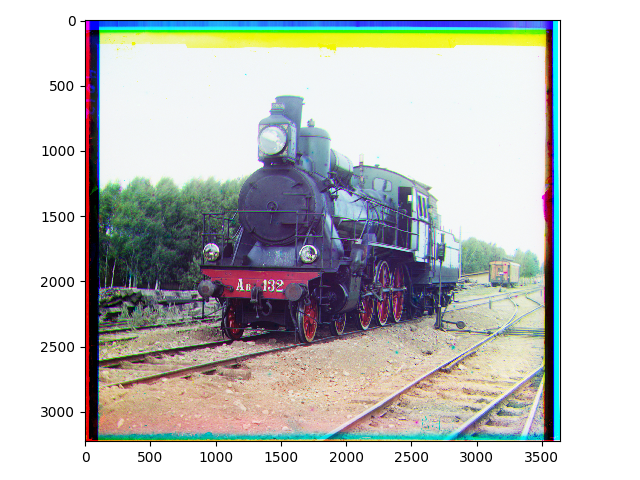
#> input picture project1/result/cv2/train.png, 640 x 480 px, given in place of train.tif, which was not available
$ python cv2.py
#> lines starting #> are read from the running program, lines starting #| are printed output that depends on the picture; after the words box and inside, x2 and y2 are one past the last pixel; in counts of white or black regions, pixels touching at a corner belong together; pictures that were not available may be replaced by others from this repository, and a replacement may not be noted
import numpy as np
import skimage as sk
import cv2
import skimage.io as skio
from time import time
from numba import njit, prange
def remove_border(image):
    """
    去除图像中的边框

    参数:
    image: 输入图像矩阵 (numpy array)

    返回:
    cropped_image: 去除边框后的图像矩阵 (numpy array)
    """
    image = np.uint8(image * 255)
    # 提取蓝色通道
    blue_channel = image[:, :, 0]

    # 应用自适应阈值处理
    binary = cv2.adaptiveThreshold(blue_channel, 255, cv2.ADAPTIVE_THRESH_GAUSSIAN_C, cv2.THRESH_BINARY, 11, 2)

    # 反转二值图像
    binary = cv2.bitwise_not(binary)

    # 膨胀操作，填补边框中的小孔洞
    kernel = np.ones((5, 5), np.uint8)
    binary = cv2.dilate(binary, kernel, iterations=1)

    # 查找轮廓
    contours, _ = cv2.findContours(binary, cv2.RETR_EXTERNAL, cv2.CHAIN_APPROX_SIMPLE)

    # 找到最大的轮廓
    max_contour = max(contours, key=cv2.contourArea)

    # 获取边界框
    x, y, w, h = cv2.boundingRect(max_contour)

    # 裁剪图像
    cropped_image = image[y:y+h, x:x+w]

    return cropped_image

imname = 'F:/UCB/CS180/project1/data/train.tif'
im = skio.imread(imname)
#> im is the input picture: shape (480, 640, 4); mean R, G, B, A 194.1, 196.1, 194, 255
im = sk.img_as_float(im)
height = np.floor(im.shape[0] / 3.0).astype(np.int64)
#> height = 160
b = im[:height]
g = im[height: 2*height]
r = im[2*height: 3*height]

b = b / np.max(b)
g = g / np.max(g)
r = r / np.max(r)

# Align the images
def align(im1, ref):
    # Normalize images to the range [0, 255]
    im1_n = (255 * (im1 - np.min(im1)) / (np.max(im1) - np.min(im1))).astype(np.uint8)
    ref_n = (255 * (ref - np.min(ref)) / (np.max(ref) - np.min(ref))).astype(np.uint8)

    # Apply Gaussian Blur
    im1_n = cv2.GaussianBlur(im1_n, (5, 5), 0)
    ref_n = cv2.GaussianBlur(ref_n, (5, 5), 0)
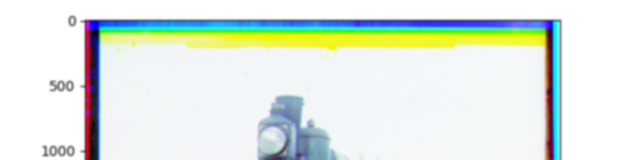
#> ref_n: shape (160, 640, 4); mean R, G, B, A 224.4, 233.9, 226.1, 255

    # Detect edges using Canny
    im1_edges = cv2.Canny(im1_n, 50, 150)
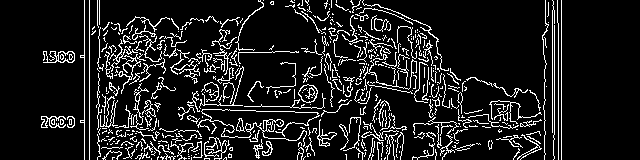
#> im1_edges: shape (160, 640); 11.7% white in thin lines or dots, all inside (x1, y1, x2, y2) = (41, 0, 562, 160)
    ref_edges = cv2.Canny(ref_n, 50, 150)
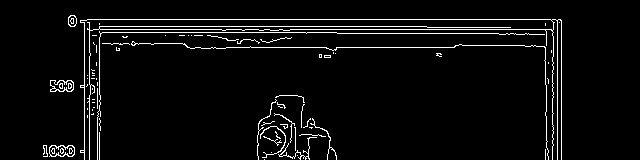
#> ref_edges: shape (160, 640); 4.5% white in thin lines or dots, all inside (x1, y1, x2, y2) = (43, 15, 562, 160)

    # Find the optimal translation using phase correlation
    shift = cv2.phaseCorrelate(np.float32(im1_edges), np.float32(ref_edges))
#> shift = ((-0.0984, 29.38), 0.0246)
    shift_x, shift_y = shift[0]
#> shift_x = -0.0984; shift_y = 29.38

    # Create translation matrix
    M = np.float32([[1, 0, shift_x], [0, 1, shift_y]])
#> M = [[1, 0, -0.0984], [0, 1, 29.38]]

    # Translate im1 to align with ref
    # Use borderMode=cv2.BORDER_REPLICATE to replicate the border pixels
    aligned_im1 = cv2.warpAffine(im1, M, (ref.shape[1], ref.shape[0]), flags=cv2.INTER_LINEAR, borderMode=cv2.BORDER_REPLICATE)

    return aligned_im1

# Align the images
before_time = time()
ag = align(g, b)
ar = align(r, b)
#> in align (call 2), `im1_n = cv2.GaussianBlur(im1_n, (5, 5), 0)`:
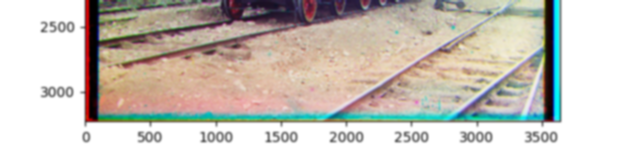
#> im1_n: shape (160, 640, 4); mean R, G, B, A 203.1, 197.4, 189.6, 255
#> in align (call 2), `im1_edges = cv2.Canny(im1_n, 50, 150)`:
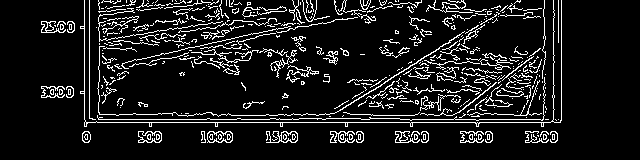
#> im1_edges: shape (160, 640); 10.5% white in thin lines or dots, all inside (x1, y1, x2, y2) = (41, 0, 562, 143)
#> in align (call 2), `shift = cv2.phaseCorrelate(np.float32(im1_edges), np.float32(ref_edges))`: shift = ((-157, 14.43), 0.0285)
#> in align (call 2), `shift_x, shift_y = shift[0]`: shift_x = -157; shift_y = 14.43
#> in align (call 2), `M = np.float32([[1, 0, shift_x], [0, 1, shift_y]])`: M = [[1, 0, -157], [0, 1, 14.43]]

min_height = min(ag.shape[0], ar.shape[0], b.shape[0])
#> min_height = 160
min_width = min(ag.shape[1], ar.shape[1], b.shape[1])
#> min_width = 640

ag = ag[:min_height, :min_width]
ar = ar[:min_height, :min_width]
b = b[:min_height, :min_width]

im_out = np.dstack([ar, ag, b])
im_out = remove_border(im_out)
#> in remove_border, `blue_channel = image[:, :, 0]`:
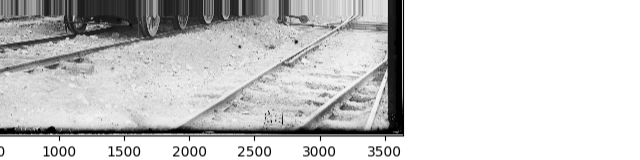
#> blue_channel: shape (160, 640); min 0, max 255, mean 204.9
#> in remove_border, `binary = cv2.adaptiveThreshold(blue_channel, 255, cv2.ADAPTIVE_THRESH_..`: binary: shape (160, 640); 76.5% white; black in thin lines or dots, all inside (x1, y1, x2, y2) = (0, 0, 404, 157)
#> in remove_border, `binary = cv2.dilate(binary, kernel, iterations=1)`:
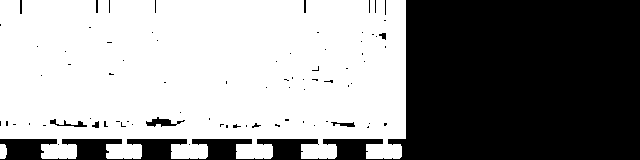
#> binary: shape (160, 640); 57.7% white; 79 black regions (69 under 20 px)
#> in remove_border, `contours, _ = cv2.findContours(binary, cv2.RETR_EXTERNAL, cv2.CHAIN_AP..`: contours = 2 contours; box (x1, y1, x2, y2) and area: (0, 0, 406, 159) 58697, (0, 144, 7, 159) 76
#> in remove_border, `max_contour = max(contours, key=cv2.contourArea)`: max_contour = contour of 237 points, box (x1, y1, x2, y2) (0, 0, 406, 159), area 58697
#> in remove_border, `x, y, w, h = cv2.boundingRect(max_contour)`: x = 0; w = 406; h = 159
fname = './out_fname2.jpg'
# skio.imsave(fname, np.uint8(255 * im_out))
print(f'spend: {time() - before_time}')
#> (the run stopped early here; a loop or call above may not have finished)

$ run again, with project1/result/cv2/emir.png copied over project1/result/cv2/train.png
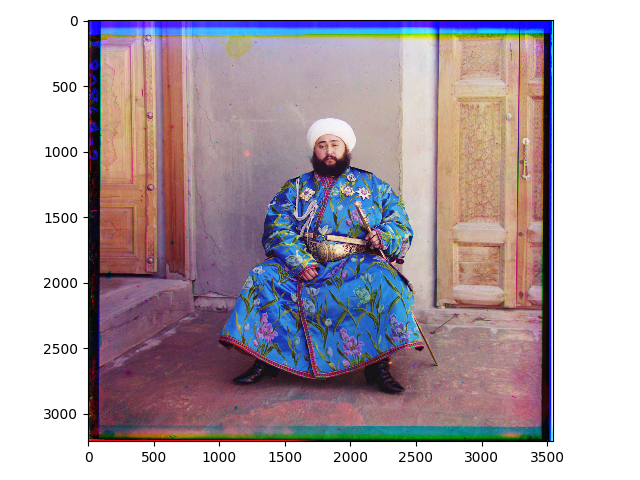
#> input picture project1/result/cv2/emir.png, 640 x 480 px, given in place of train.tif, which was not available
#> im is the input picture: shape (480, 640, 4); mean R, G, B, A 178.4, 166.5, 173.8, 255
#> im1_edges: shape (160, 640); 10.6% white in thin lines or dots, all inside (x1, y1, x2, y2) = (44, 0, 555, 160)
#> ref_edges: shape (160, 640); 5.7% white in thin lines or dots, all inside (x1, y1, x2, y2) = (46, 15, 555, 160)
#> shift = ((-0.433, 29.77), 0.0736)
#> shift_x = -0.433; shift_y = 29.77
#> M = [[1, 0, -0.433], [0, 1, 29.77]]
#> in align (call 2), `im1_edges = cv2.Canny(im1_n, 50, 150)`:
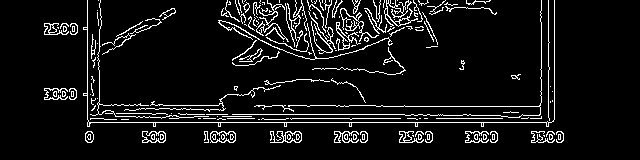
#> im1_edges: shape (160, 640); 7.8% white in thin lines or dots, all inside (x1, y1, x2, y2) = (44, 0, 564, 143)
#> shift = ((-157.6, 14.14), 0.0292)
#> shift_x = -157.6; shift_y = 14.14
#> M = [[1, 0, -157.6], [0, 1, 14.14]]
#> in remove_border, `binary = cv2.dilate(binary, kernel, iterations=1)`:
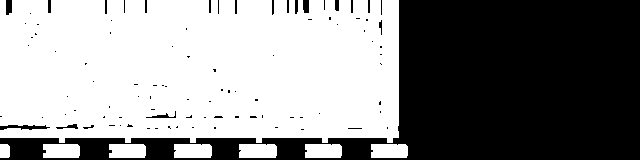
#> binary: shape (160, 640); 56% white; 94 black regions (75 under 20 px)
#> contours = 8 contours; box (x1, y1, x2, y2) and area: (0, 0, 399, 143) 53716, (239, 144, 277, 158) 473, (174, 144, 212, 158) 473, (371, 144, 408, 158) 458, (305, 144, 342, 158) 458, (109, 144, 146, 158) 454, (43, 144, 80, 158) 454, (0, 144, 10, 158) 114
#> max_contour = contour of 188 points, box (x1, y1, x2, y2) (0, 0, 399, 143), area 53716
#> x = 0; w = 399; h = 143
